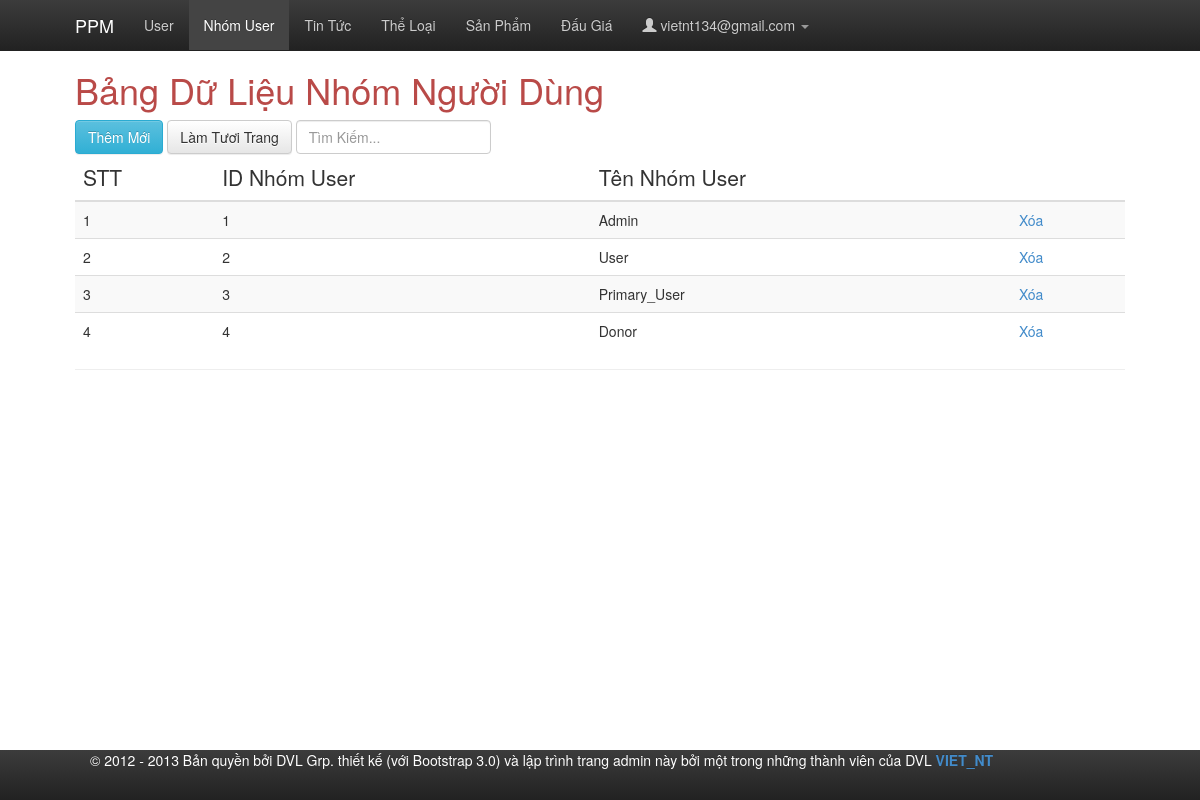
Screenshot of /admin/index-admin.php?changePage=2 (signed in) with the database file from the repository.
### tables this page shows
CREATE TABLE IF NOT EXISTS `user_level` (
  `user_level_id` int(11) NOT NULL AUTO_INCREMENT,
  `user_level_name` varchar(50) NOT NULL,
  PRIMARY KEY (`user_level_id`),
  UNIQUE KEY `user_level_name_UNIQUE` (`user_level_name`)
);

### admin/include/userLevelForm.php (the view, shortened to what this page needs)
<?php
$queryLU = "select * from user_level order by user_level_id asc";
$resultSLU = mysql_query($queryLU);
?>
<h1 class="text-danger">Bảng Dữ Liệu Nhóm Người Dùng</h1>
	<div class="btn-group">
		<a href="index-admin.php?changePage=6" class="btn btn-info">Thêm Mới</a>
	</div>
	<div class="btn-group">
		<a href="index-admin.php?changePage=2" class="btn btn-default">Làm Tươi Trang</a>
	</div>
	<div class="btn-group">
		<input placeholder="Tìm Kiếm..." type="search" name="search" class="form-control" value="" id="id_search" />
	</div>
<div class="table-responsive">
			<table id="tableNine" class="table table-striped table-hover table-responsive">
				<thead>
					<tr>
						<th class="lead">STT</th>
						<th class="lead">ID Nhóm User</th>
						<th class="lead">Tên Nhóm User</th>
						<th>&nbsp;</th>
					</tr>
				</thead>
				<tbody>
					<?php
					$i = 1;
					if($resultSLU){
					while($row = mysql_fetch_array($resultSLU)){
					?>
					<tr>
						<td><?php echo($i++); ?></td>
						<td><?php echo($row['0']); ?></td>
						<td><?php echo($row['1']); ?></td>
						<td>
							<a href="addEditDelete/deleteOneUserLevel.php?userLvlId=<?php echo($row['0']); ?>&userLvlName=<?php echo($row['1']); ?>">Xóa</a>
						</td>
					</tr>
					<?php
					}
					}
					?>
				</tbody>
			</table>
		</div>
		<hr />

### admin/css/docs.css (style rules this page uses)
body { position: relative; padding-top: 50px; }

### admin/js/wysibb/theme/default/wbbtheme.css (style rules this page uses)
html { height:100% !important; }

### rows the page displays
user_level: user_level_id "1", user_level_name "Admin"
user_level: user_level_id "2", user_level_name "User"
user_level: user_level_id "3", user_level_name "Primary_User"
user_level: user_level_id "4", user_level_name "Donor"

### other values shown
$_SESSION["adminLog"] "vietnt134@gmail.com"
